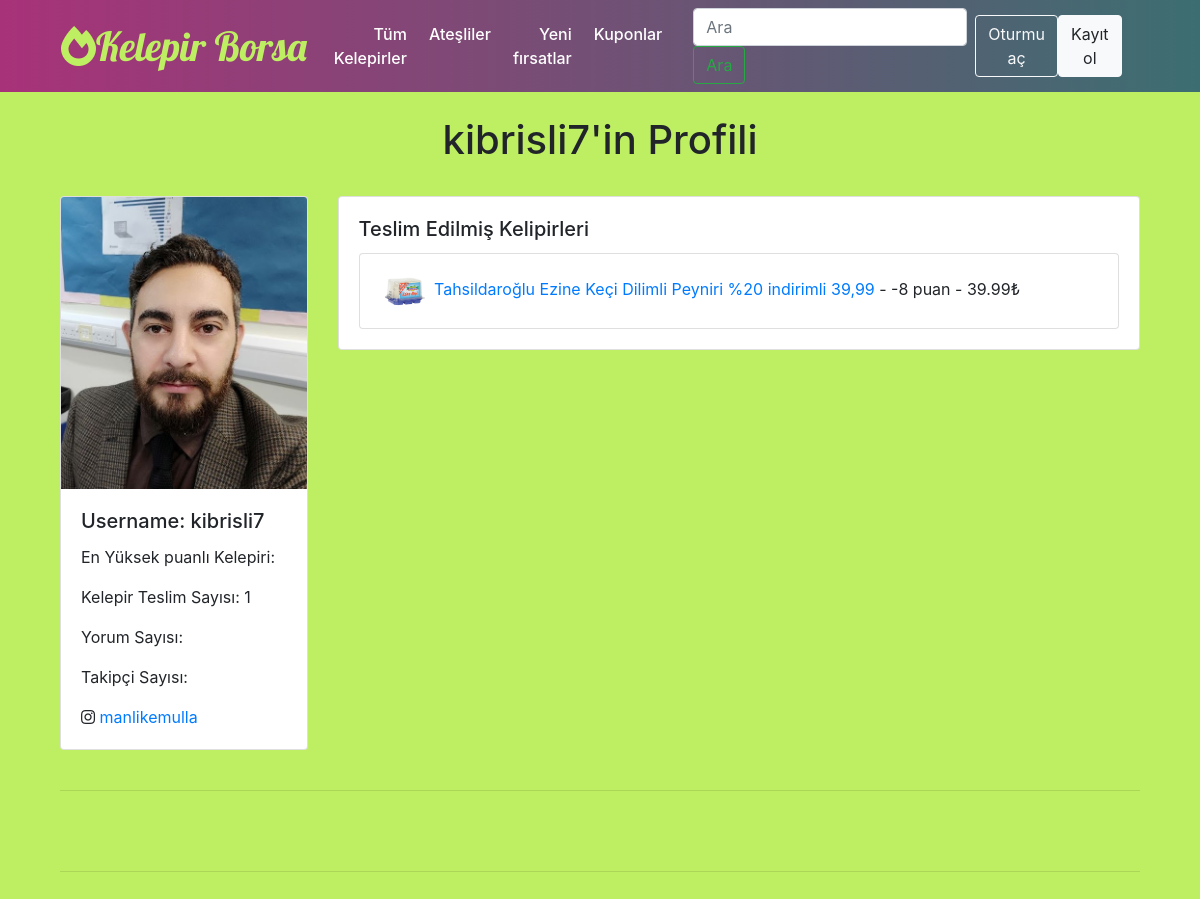
/profil/1, run on an earlier commit of the app's database.
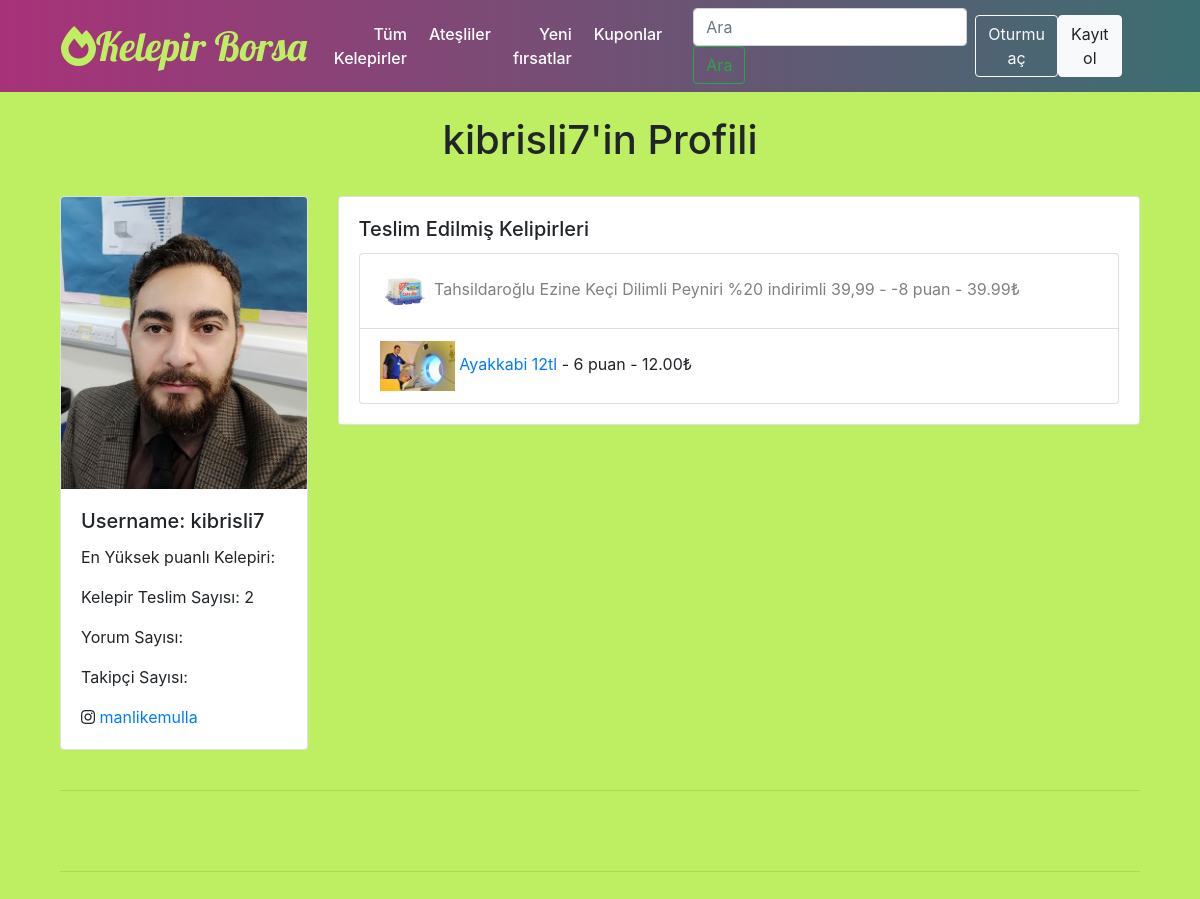
And on a later commit of the database.
### madde/models.py (models this page shows, shortened)
class Maddeler(models.Model):
    paylasan = models.ForeignKey(User, on_delete=models.CASCADE)
    url = models.URLField(max_length=200, blank=True, null=True, help_text='<small>Kelepir internetten bulunduysa şurda websiteyi palşın</small>')
    satici = models.CharField(max_length=200, blank=True)
    fiyat = models.DecimalField(max_digits=8, decimal_places=2, help_text='İndirimli fıyat')
    orjinalFiyat = models.DecimalField(max_digits=8, decimal_places=2, blank=True, null=True, help_text='Orjinal fiyat', verbose_name='orjinal Fiyatı')
    kargo = models.BooleanField(help_text='Kargo ücretsizse burayı tıklayın',null=True)
    kupon = models.CharField(max_length=100, null=True, blank=True, help_text='Bildirmek istediğiniz kupon varsa, buraya yazın')
    baslik = models.CharField(max_length=300, help_text='Kısa bir tanımlayıcı başlık', verbose_name='Başlık')
    ayrintilar = RichTextField(max_length=1000, help_text='Kelepiri kendi sözlerinizle anlatın ve neden kaçılmaz fırsat olduğunu başkalarına açıklayın.' ,verbose_name='Detaylı ayrıntılar')
    goruntu = models.ImageField(upload_to='madde_goruntuleri', null=True, blank=True, default="madde_goruntuleri/shopping.jpg", help_text='bir resim yüklemek, başkalarının anlaşmayı daha iyi anlamasına yardımcı olur', verbose_name='Görüntü')
    katagori = models.ManyToManyField('Katagoriler')
    bas_tarih = models.DateField(blank=True, null=True,verbose_name='İndirimin Başlangıç Tarihi')
    son_tarih = models.DateField(blank=True, null=True, verbose_name='İndirimin bitme tarihi')
    online = models.BooleanField(help_text='Yerel fırsat (mağazada / çevrimdışı)')
    diyar = models.CharField(max_length=100, null=True, blank=True)
    derece = models.IntegerField(default='0', null=True, blank=True)
    duyurmaTarihi = models.DateTimeField(default=timezone.now) # auto_now=False, auto_now_add=True, blank=True
    kaynamavakti = models.DateTimeField(null=True, blank=True, auto_now=False, auto_now_add=False)
    bookmarked = models.ManyToManyField(User, related_name='bookmarked', default=None, blank=True)
    tukenmiscagiri = models.ManyToManyField(User, related_name='expired_call', default=None, blank=True)
    aktif = models.BooleanField(default=True)
    oylar = models.IntegerField(default=0, null=True, blank=True)
    oyveren = models.ManyToManyField(User, blank=True, related_name="collected_votes")
    w3w = models.CharField(max_length=100, null=True, blank=True,verbose_name='What3Words', help_text='<a href="https://what3words.com/susma.hurma.e%C5%9Fyal%C4%B1"><small>Yardım ve örnek için şurayı tıklayın</small></a>')
    allow_comments = models.BooleanField('allow comments', default=True)
    """@property
    def total_degrees(self):
        return self.derece"""

### madde/views.py (the view)
# urls.py: path('profil/<int:pk>', views.profil_detay, name='profil_detay'),
def profil_detay(request, pk):
    kullanici = get_object_or_404(User, pk=pk)
    profil = get_object_or_404(Kullanici, pk=pk)
    bookmarked = Maddeler.objects.filter(bookmarked=kullanici.id)
    kelepirler = Maddeler.objects.filter(paylasan=kullanici.id)
    instagram = 'http://www.instagram.com/'
    insta_handle = urllib.parse.urljoin(instagram, profil.insta)
    comments = XtdComment.objects.filter(user_id=kullanici.id)
    context = {'profil':profil, 'kullanici':kullanici, 'kelepirler':kelepirler, 'bookmarked':bookmarked,
    'insta_handle':insta_handle, 'comments':comments}
    return render(request, 'registration/profil_gor.html', context)

### templates/registration/profil_gor.html (shortened to what this page needs)
{% extends 'temel.html' %}
{% block content %}
<br>
<h1 align=center>{{kullanici.username}}'in Profili</h1>
<br>
<div class="container">
  <div class="row">
    <div class="col-sm-3">
      <div class="card">
        <img src="{{profil.resim.url}} " class="card-img-top" alt="...">
        <div class="card-body">
          <h5 class="card-title">Username: {{kullanici.username}}</h5>
          <p class="card-text">En Yüksek puanlı Kelepiri: {{profil.kullanici.ensicak}}</p>
          <p class="card-text">Kelepir Teslim Sayısı: {{kelepirler.count}}</p>
          <p class="card-text">Yorum Sayısı: {{comments.count}}</p>
          <p class="card-text">Takipçi Sayısı:</p>
          <p class="card-text"><i class="fab fa-instagram"></i> <a href="{{insta_handle}}">{{profil.insta}}</a> </p>
        </div>
      </div>
    </div>
    <div class="col-sm-9">
      <div class="card">
        <div class="card-body">
          <h5 class="card-title">Teslim Edilmiş Kelipirleri</h5>
          <ul class="list-group">
            {% for kelepir in kelepirler %}
              {% if kelepir.aktif %}
                <li class="list-group-item"><a href="{% url 'madde_detay' kelepir.id %}"><img src="{{kelepir.goruntu.url}}" height=50px alt="">
                {{kelepir.baslik}}</a> - {{kelepir.derece}} puan - {{kelepir.fiyat}}₺</li>
              {% else %}
                <li class="list-group-item" style="color:Grey"><a style="color:Grey" href="{% url 'madde_detay' kelepir.id %}"><img src="{{kelepir.goruntu.url}}" height=50px alt="">
                {{kelepir.baslik}}</a> - {{kelepir.derece}} puan - {{kelepir.fiyat}}₺</li>
              {% endif %}
            {% endfor %}
          </ul>
        </div>
      </div>
    </div>
  </div>
<br><hr><br>
  <br><hr><br>
{% endblock %}

What changed in the data, as far as the page shows it:
changed Maddeler "Tahsildaroğlu Ezine Keçi Dilimli Peyniri %20 indirimli 39,99": aktif True → False (drawn); goruntu: picture added; goruntu: picture removed
added Maddeler: goruntu (picture), baslik "Ayakkabi 12tl", derece "6", fiyat "12.00"
Also different on the page:
{{ kelepirler.count }}: "1" → "2"
